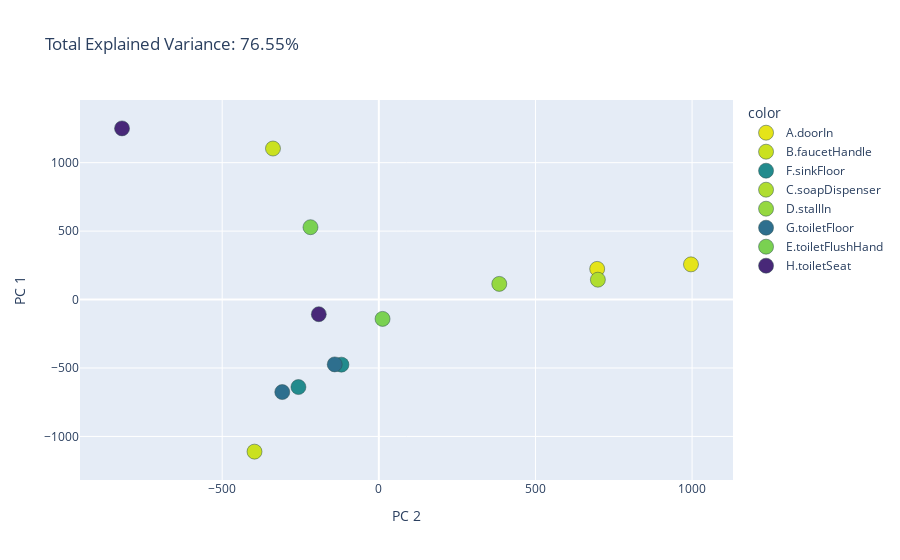

Here is the notebook cell this chart was saved with:
### Code cell
#print image:
import psutil as psutil
import kaleido as kaleido
import plotly.io as pio

fig.write_image("plots/ACP.pdf", engine="kaleido")  #pip install psutil to export correctly

fig.show()
#pt.offline.plot(fig, "figureTest.html")

### Figure 1 — Plotly figure (JSON) as saved in the notebook; plotly's stock layout.template omitted (floating-point values rounded to 4 significant figures)
{"data": [{"hovertemplate": "color=A.doorIn<br>PC 2=%{x}<br>PC 1=%{y}<extra></extra>", "legendgroup": "A.doorIn", "marker": {"color": "rgb(0.89632, 0.893616, 0.096335)", "line": {"color": "DarkSlateGrey", "width": 0.5}, "size": 15, "symbol": "circle"}, "mode": "markers", "name": "A.doorIn", "orientation": "v", "showlegend": true, "type": "scatter", "x": [996.4, 697.0], "xaxis": "x", "y": [257.0, 224.1], "yaxis": "y"}, {"hovertemplate": "color=B.faucetHandle<br>PC 2=%{x}<br>PC 1=%{y}<extra></extra>", "legendgroup": "B.faucetHandle", "marker": {"color": "rgb(0.79376, 0.880678, 0.120005)", "line": {"color": "DarkSlateGrey", "width": 0.5}, "size": 15, "symbol": "circle"}, "mode": "markers", "name": "B.faucetHandle", "orientation": "v", "showlegend": true, "type": "scatter", "x": [-396.8, -337.9], "xaxis": "x", "y": [-1111.0, 1103.0], "yaxis": "y"}, {"hovertemplate": "color=F.sinkFloor<br>PC 2=%{x}<br>PC 1=%{y}<extra></extra>", "legendgroup": "F.sinkFloor", "marker": {"color": "rgb(0.135066, 0.544853, 0.554029)", "line": {"color": "DarkSlateGrey", "width": 0.5}, "size": 15, "symbol": "circle"}, "mode": "markers", "name": "F.sinkFloor", "orientation": "v", "showlegend": true, "type": "scatter", "x": [-119.3, -256.6], "xaxis": "x", "y": [-475.5, -639.2], "yaxis": "y"}, {"hovertemplate": "color=C.soapDispenser<br>PC 2=%{x}<br>PC 1=%{y}<extra></extra>", "legendgroup": "C.soapDispenser", "marker": {"color": "rgb(0.688944, 0.865448, 0.182725)", "line": {"color": "DarkSlateGrey", "width": 0.5}, "size": 15, "symbol": "circle"}, "mode": "markers", "name": "C.soapDispenser", "orientation": "v", "showlegend": true, "type": "scatter", "x": [699.3], "xaxis": "x", "y": [145.1], "yaxis": "y"}, {"hovertemplate": "color=D.stallIn<br>PC 2=%{x}<br>PC 1=%{y}<extra></extra>", "legendgroup": "D.stallIn", "marker": {"color": "rgb(0.585678, 0.846661, 0.249897)", "line": {"color": "DarkSlateGrey", "width": 0.5}, "size": 15, "symbol": "circle"}, "mode": "markers", "name": "D.stallIn", "orientation": "v", "showlegend": true, "type": "scatter", "x": [384.5], "xaxis": "x", "y": [114.5], "yaxis": "y"}, {"hovertemplate": "color=G.toiletFloor<br>PC 2=%{x}<br>PC 1=%{y}<extra></extra>", "legendgroup": "G.toiletFloor", "marker": {"color": "rgb(0.179019, 0.433756, 0.55743)", "line": {"color": "DarkSlateGrey", "width": 0.5}, "size": 15, "symbol": "circle"}, "mode": "markers", "name": "G.toiletFloor", "orientation": "v", "showlegend": true, "type": "scatter", "x": [-140.8, -308.2], "xaxis": "x", "y": [-473.5, -675.8], "yaxis": "y"}, {"hovertemplate": "color=E.toiletFlushHand<br>PC 2=%{x}<br>PC 1=%{y}<extra></extra>", "legendgroup": "E.toiletFlushHand", "marker": {"color": "rgb(0.477504, 0.821444, 0.318195)", "line": {"color": "DarkSlateGrey", "width": 0.5}, "size": 15, "symbol": "circle"}, "mode": "markers", "name": "E.toiletFlushHand", "orientation": "v", "showlegend": true, "type": "scatter", "x": [11.94, -218.1], "xaxis": "x", "y": [-141.2, 528.5], "yaxis": "y"}, {"hovertemplate": "color=H.toiletSeat<br>PC 2=%{x}<br>PC 1=%{y}<extra></extra>", "legendgroup": "H.toiletSeat", "marker": {"color": "rgb(72,40,120)", "line": {"color": "DarkSlateGrey", "width": 0.5}, "size": 15, "symbol": "circle"}, "mode": "markers", "name": "H.toiletSeat", "orientation": "v", "showlegend": true, "type": "scatter", "x": [-191.6, -819.7], "xaxis": "x", "y": [-106.9, 1250.0], "yaxis": "y"}], "layout": {"legend": {"title": {"text": "color"}, "tracegroupgap": 0}, "title": {"text": "Total Explained Variance: 76.55%"}, "xaxis": {"anchor": "y", "domain": [0, 1], "title": {"text": "PC 2"}}, "yaxis": {"anchor": "x", "domain": [0, 1], "title": {"text": "PC 1"}}}}
